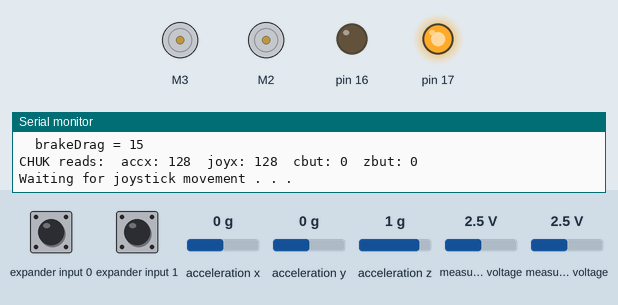
Recording of a sketch running on a simulated Arduino Uno, built with avr-gcc and run on an emulated ATmega328P. On the bench: 2 × DC motor (green arrow = forward, orange = backward, longer = faster), output pins drawn as LEDs (lit = HIGH), the last lines printed to the serial monitor. Wiring (inferred from the names in the program): Wii Nunchuk at I2C address 0x52. Inputs (shaded band) come from the test bench; at power-on: measured voltage 2.5 V, expander input 0 HIGH, expander input 1 HIGH, acceleration x 0 g, acceleration y 0 g, acceleration z 1 g.

Above: at 0.9 s.
1.0 s: measured voltage (sensor 200) set to 0.1 V
At 2.41 s:
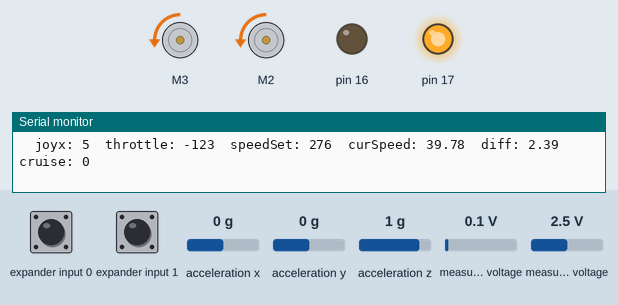
4.0 s: expander input 0 pulled LOW for 0.15 s
At 4.09 s:
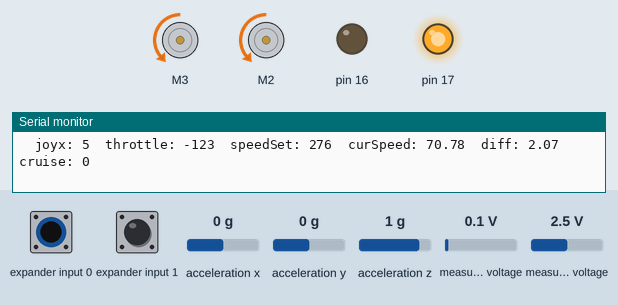
7.0 s: measured voltage (sensor 200) set to 3.8 V
10.0 s: expander input 0 pulled LOW for 3.2 s
At 13.88 s:
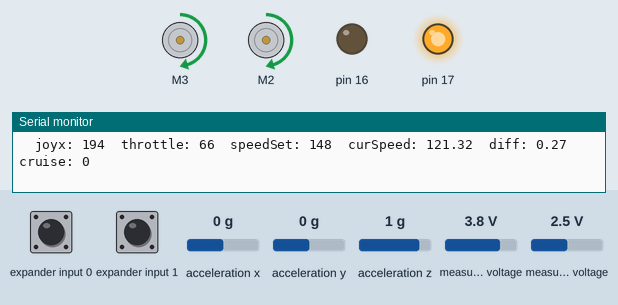
14.7 s: measured voltage (sensor 200) set to 4.9 V
17.7 s: expander input 0 pulled LOW for 1 s
At 22.71 s:
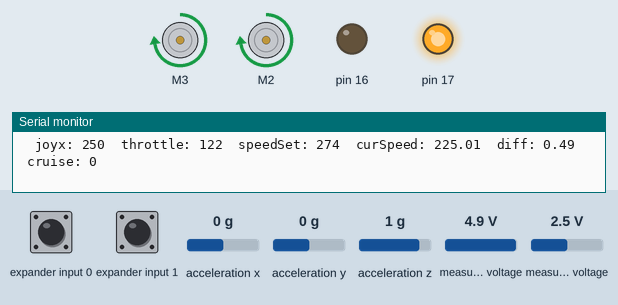
Timing chart, 0 to 28.9 s (numbered marks = the images above; inputs shaded):
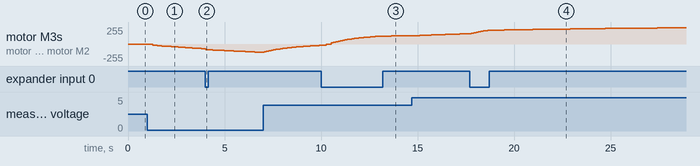

The sketch:

WiiChuk_Chair_Controller_V1.ino
```cpp
/*Modified from
 * WiiChuk Train Controller
 * Ken Olsen (648.ken@gmail.com)
 * http://www.dawson-station.blogspot.com
 * Jan 2010
 *by K.Cole
 April 2014
 * Uses LadyAda motor shield (www.ladyada.net/make/mshield/)
 * and Tod E. Kurt's brilliant WiiMote Connector and libary:
 * http://todbot.com/blog/2008/02/18/wiichuck-wii-nunchuck-adapter-available/
 *
 *
 *
 * WiiMote Connector Pins:
 *        A2 - black
 *        A3 + red
 *        A4 d green
 *        A5 c white
 */

#include <Wire.h>
#include "nunchuck_funcs.h"
#include <AFMotor.h>

int debug = true;  // controls if Serial.printing or not
AF_DCMotor motor(3);//, MOTOR12_2KHZ); // create motor #1
AF_DCMotor motor2(2);//, MOTOR12_2KHZ);
/*
  "For motors 1 and 2 you can choose
  MOTOR12_64KHZ, MOTOR12_8KHZ, MOTOR12_2KHZ, or MOTOR12_1KHZ.
  A high speed like 64KHz wont be audible but a low speed
  like 1KHz will use less power. Motors 3 & 4 are only possible
  to run at 1KHz and will ignore any setting given. "
  (My engine seems to sounds better with MOTOR12_2KHZ))
*/

byte accx,accy,accz,zbut,cbut,joyx,joyy,joyxMid; // hold Chuck readings
int chairDir = FORWARD; // 1 = FORWARD, 2 = BACKWARD
int throttle = 0;       // adjusted joystick reading
int speedLimit = 225;   // max motor set speed (up to 255)
int speedSet = 0;       // current motor set speed
int deadBand = 10;      // for joystick
float curSpeed = 0;     // current motor speed
float diff = 0;         // change in speed based on accel/momentum
int drag = 10;          // lower = faster speed response
int stallSpeed = 20;    // speed needed to start train movement
int brakeDrag = 15;     // lower = slows faster, must be >0
int rollDrag = 100;      // higher is lower
int cruise = 0;         // cruise control to hold speed?


void setup()
{
    Serial.begin(9600); // for printing to monitor
    nunchuck_setpowerpins();  // setup Chuk pins (if A2,A3 = gnd/pwr)
    nunchuck_init(); // send the initilization handshake
    readChuk();     // throw away first reading (not sure why needed)
    readChuk();
    joyxMid = joyx;  // assumes joystick centered on powerup
    if (debug){      // print intial readings
      Serial.print("\nWiiChuk Chair Controller Ver.2\n");
      Serial.print("  speedLimit = "); Serial.println(speedLimit);
      Serial.print("  stallSpeed = "); Serial.println(stallSpeed);
      Serial.print("  rollDrag = "); Serial.println(rollDrag);
      Serial.print("  brakeDrag = "); Serial.println(brakeDrag);
      Serial.print("\nCHUK reads:  accx: "); Serial.print((byte)accx,DEC);
      Serial.print("  joyx: "); Serial.print((byte)joyx,DEC);
      Serial.print("  cbut: "); Serial.print((byte)cbut,DEC);
      Serial.print("  zbut: "); Serial.println((byte)zbut,DEC);
      Serial.println("\nWaiting for joystick movement . . .");
      do{ // wait for joystick movement
        readChuk();
        delay(100);
      } while (abs(joyx - joyxMid) < deadBand);

    }
    motor.setSpeed(0);
    motor2.setSpeed(0);
    motor.run(chairDir);
    motor2.run(chairDir);
}

void loop()
{
  readChuk();
  if (joyx == 255) {// reset the connection
    nunchuck_init();
    Serial.println("CHUK RESET!");
    delay(500); // just because
    readChuk(); // get new readings
    readChuk(); // discard first set
  }
  if (accx != 0 ){ // Chuk plugged in
    if (zbut) { // brakes on, cruise off!
      drag = brakeDrag; // increase drag
      cruise = 0;       // turn off cruise
    }
    else{ drag = rollDrag;} // normal momentum
    if (cbut) { // turn on cruise control
      cruise = 1;
    }
    throttle = joyx - joyxMid; // desired throttle

    if (throttle < -deadBand && chairDir == FORWARD){ // slow down
      speedSet = 0;
      cruise = 0;  // turn off cruise control
      drag = brakeDrag;
      if (curSpeed < deadBand){ // switch direction
        curSpeed = 0;
        chairDir = BACKWARD;
        motor.run(chairDir);
        motor2.run(chairDir);
        Serial.println("switch direction backward");
      }
    }
    else if (throttle > deadBand && chairDir == BACKWARD){ // slow down
      speedSet = 0;
      cruise = 0;  // turn off cruise control
      drag = brakeDrag;
      if (curSpeed < deadBand){ // switch direction
        curSpeed = 0;
        chairDir = FORWARD;
        motor.run(chairDir);
        motor2.run(chairDir);
        Serial.println("switch direction forward");
      }
    }
    else {
      if (abs(throttle) < deadBand){
        speedSet = 0;}
      else { // speed up
        speedSet = abs(throttle * speedLimit / 100);
      }
    }
    diff = (speedSet - curSpeed) / (drag);  // determin change

    if (curSpeed < stallSpeed){ // handle slow speeds
      if (curSpeed >= speedSet){ // slowing, jump to zero
        curSpeed = 0;
      }
      else {
        curSpeed = stallSpeed;  // speedup, jump to stallSpeed
      }
    }
    else{ // implement drag
      if (!cruise || diff > 0){
        curSpeed = curSpeed + diff;
      }
    }

    motor.setSpeed(abs(curSpeed));
    motor2.setSpeed(abs(curSpeed));
    delay(100); // don't need rapid change
    if (debug){ // show what you want to see
      //Serial.print("accx: "); Serial.print((byte)accx,DEC);
      Serial.print("  joyx: "); Serial.print((byte)joyx,DEC);
      //Serial.print("  zbut: "); Serial.print((byte)zbut,DEC);
      //Serial.print("  trainDir: "); Serial.print(trainDir);
      Serial.print("  throttle: "); Serial.print(throttle);
      Serial.print("  speedSet: "); Serial.print(speedSet);
      Serial.print("  curSpeed: "); Serial.print(curSpeed);
      Serial.print("  diff: "); Serial.print(diff);
      Serial.print("  cruise: "); Serial.println(cruise);
    }
  }
  else{
    Serial.println("WHERE IS CHUK?");
    delay(1000); // wait before checking again
  }
}


void readChuk(){ // check Chuk readings
  nunchuck_get_data(); // from nunchuck_funcs.h
  delay(1); // not sure why needed, but keeps first data set clean
  accx  = nunchuck_accelx(); // 70 - 125 - 182
  //accy  = nunchuck_accely(); // ranges from approx 65 - 112 - 173
  //accz  = nunchuck_accelz(); // ranges from approx ??  ??
  joyx = nunchuck_joyx();  //34 - 137 - 234
  joyy = nunchuck_joyy();  //34 - 129 - 217
  zbut = nunchuck_zbutton();
  cbut = nunchuck_cbutton();
}
```

Measured:
- after the input at 1.0 s, motor M3, motor M2: moves from stopped to backward 70/255 over 2.6 s, starting after 0.28 s
